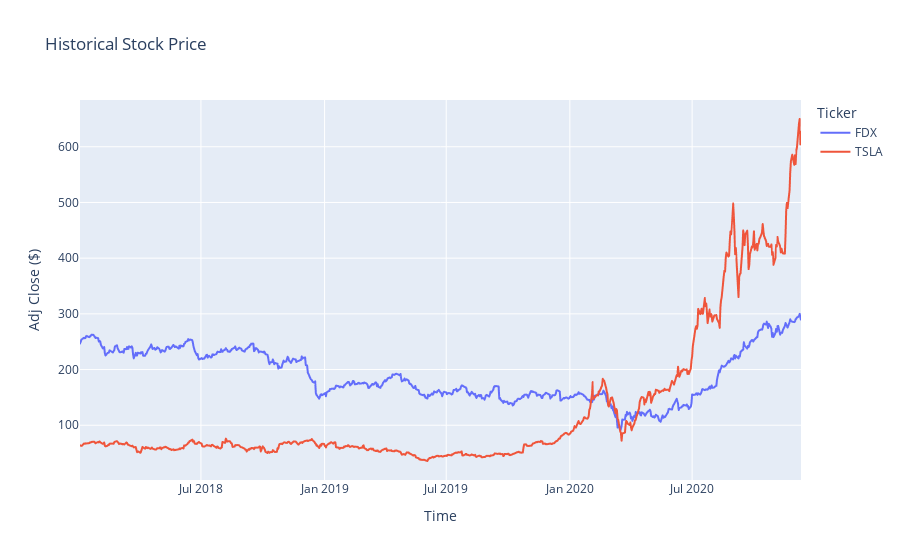

Source (notebook cell):
### Code cell
yo.plot_adj_close(tickers = ['TSLA', 'FDX'])

### Figure 1 — Plotly figure (JSON) as saved in the notebook; plotly's stock layout.template omitted (floating-point values rounded to 4 significant figures; data arrays with more than 128 entries replaced by an {"elided": "..."} marker saying what was removed)
{"data": [{"hovertemplate": "Ticker=FDX<br>x=%{x}<br>Adj Close=%{y}<extra></extra>", "legendgroup": "FDX", "line": {"color": "#636efa", "dash": "solid"}, "mode": "lines", "name": "FDX", "showlegend": true, "type": "scattergl", "x": {"elided": "742 str values"}, "xaxis": "x", "y": {"elided": "742 float values"}, "yaxis": "y"}, {"hovertemplate": "Ticker=TSLA<br>x=%{x}<br>Adj Close=%{y}<extra></extra>", "legendgroup": "TSLA", "line": {"color": "#EF553B", "dash": "solid"}, "mode": "lines", "name": "TSLA", "showlegend": true, "type": "scattergl", "x": {"elided": "742 str values"}, "xaxis": "x", "y": {"elided": "742 float values"}, "yaxis": "y"}], "layout": {"legend": {"title": {"text": "Ticker"}, "tracegroupgap": 0}, "title": {"text": "Historical Stock Price"}, "xaxis": {"anchor": "y", "domain": [0, 1], "title": {"text": "Time"}}, "yaxis": {"anchor": "x", "domain": [0, 1], "title": {"text": "Adj Close ($)"}}}}
